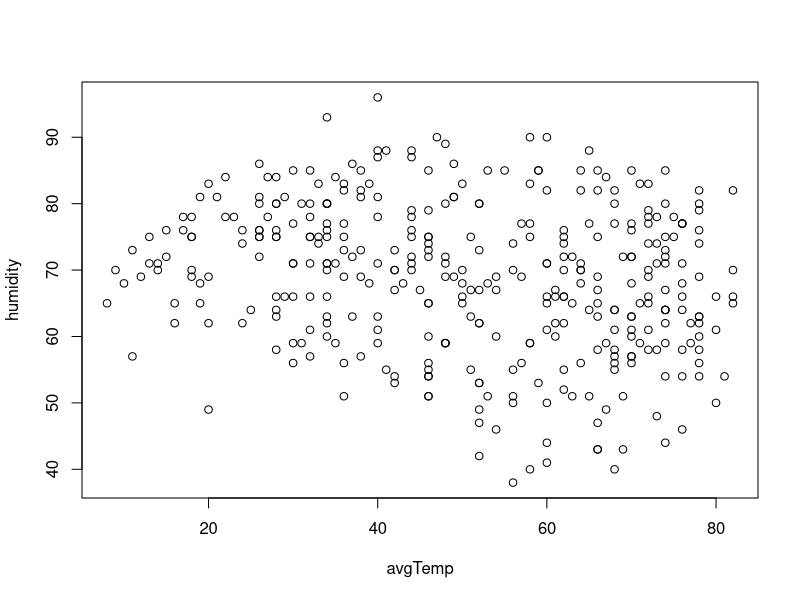
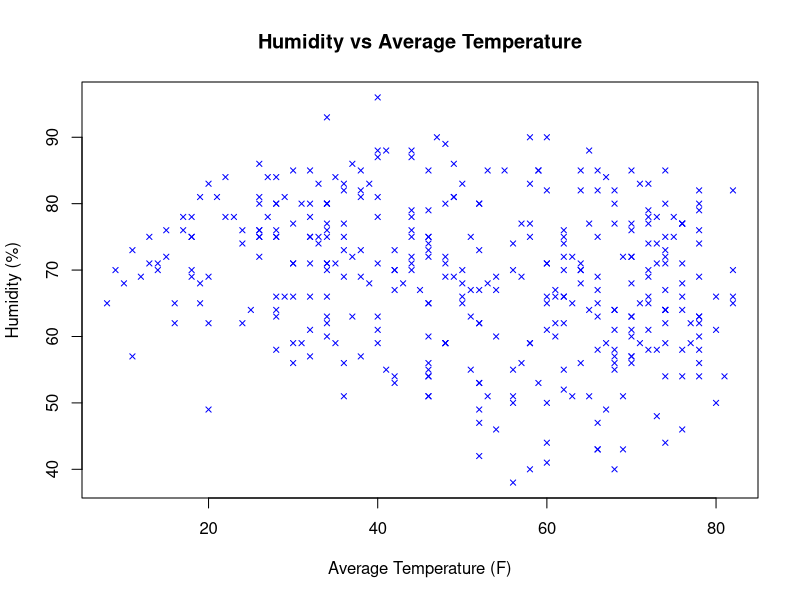
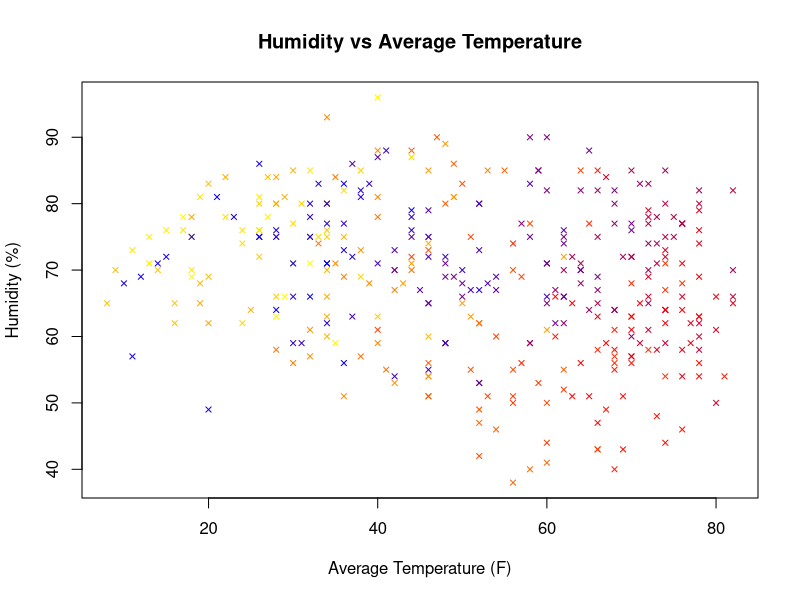
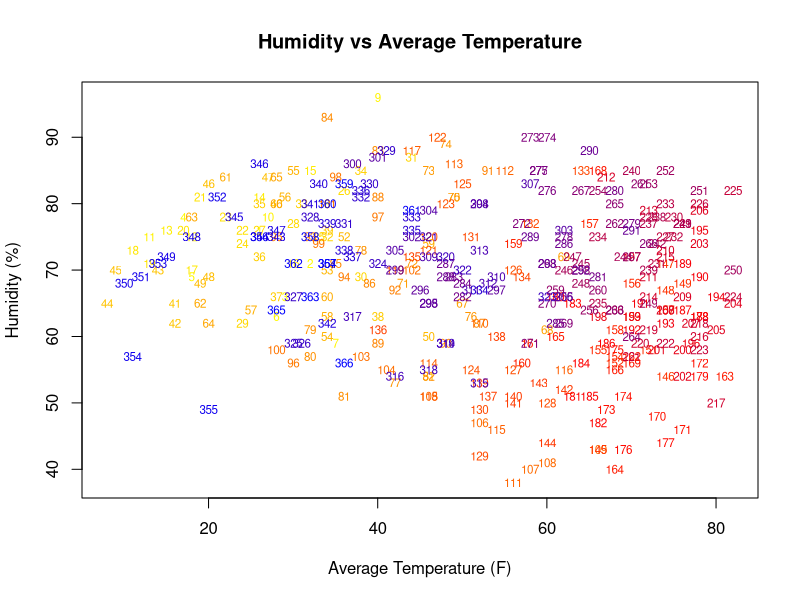
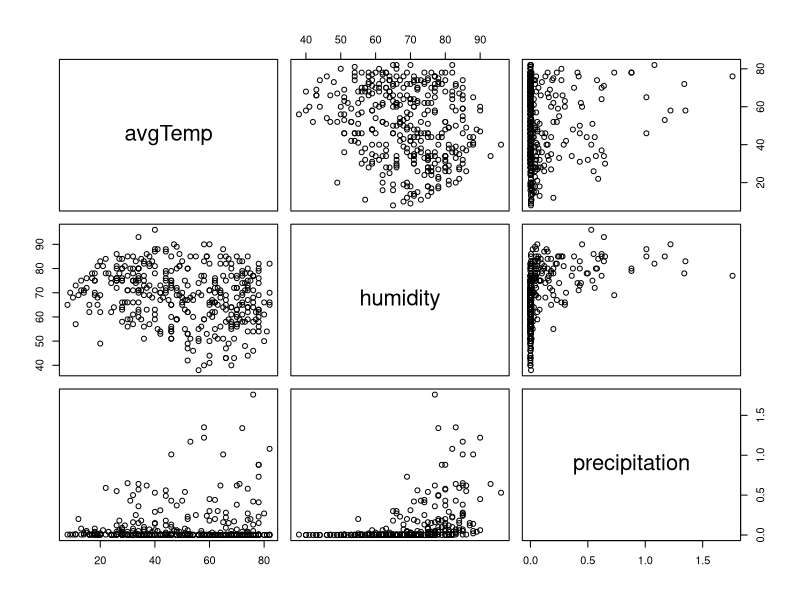
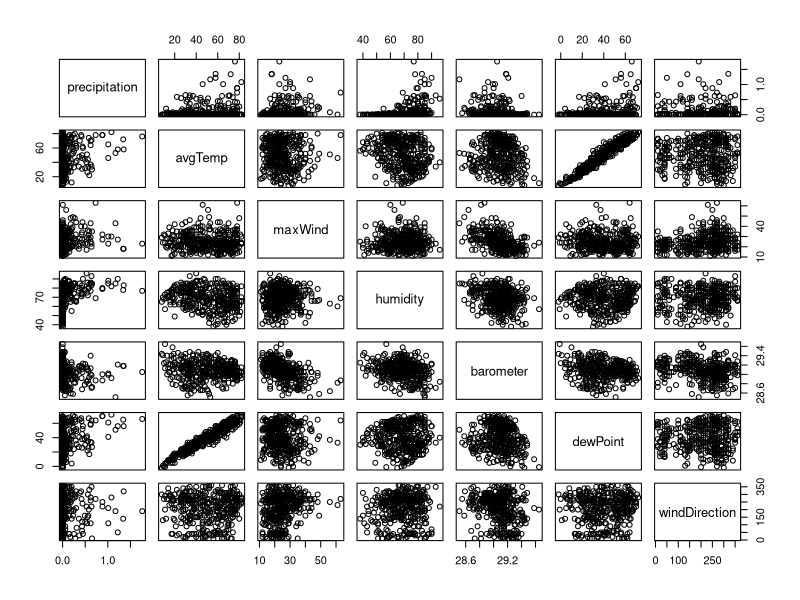
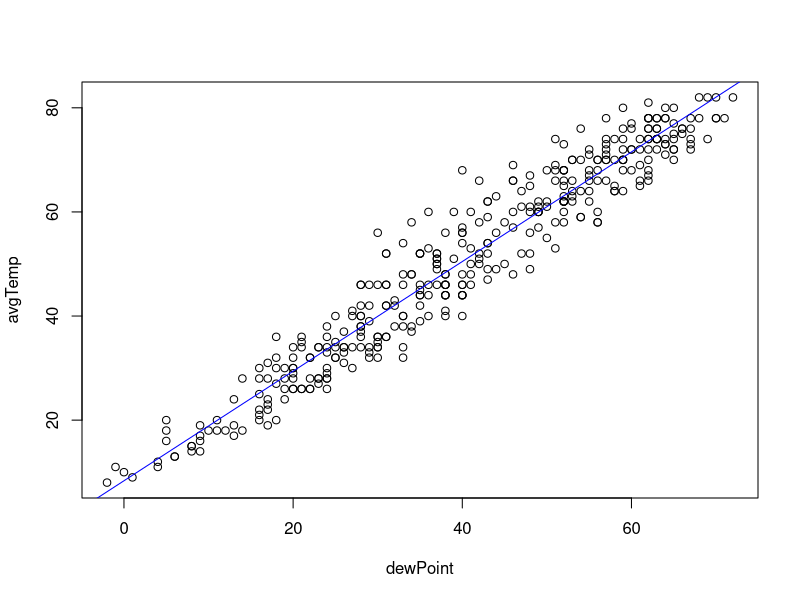
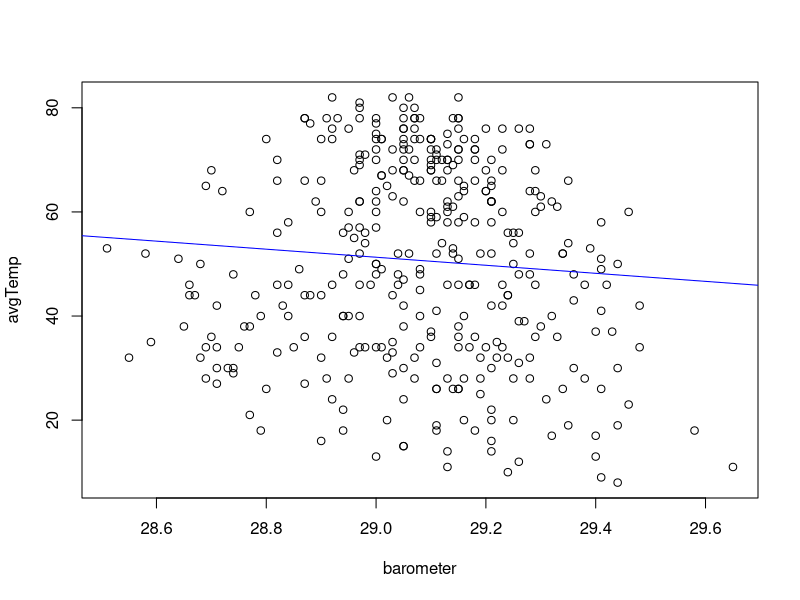

Write the R code that produced these figures, in order.
{
  rm(list=ls()); options(show.error.locations = TRUE);  

  # Get weather data for 2016 in Lansing, MI
  lansing2016Weather = read.csv(file="data/LansingNOAA2016.csv");

  
  # Get weather data a second time -- this time treats strings as strings - not factors
  lansing2016Weather = read.csv(file="data/LansingNOAA2016.csv",
                               stringsAsFactors = FALSE);
  
  # Extract the various parts of the weather data and save each to a vector
  date = lansing2016Weather[,"date"];
  eventData = lansing2016Weather[,"weatherType"];
  avgTemp = lansing2016Weather[,"avgTemp"];
  tempDept = lansing2016Weather[,"tempDept"]; 
  precipitation = lansing2016Weather[,"precip"]; 
  humidity = lansing2016Weather[,"relHum"];
  barometer = lansing2016Weather[,"stnPressure"];
  dewPoint = lansing2016Weather[,"dewPoint"];
  avgWind = lansing2016Weather[,"windSpeed"];
  maxWind = lansing2016Weather[,"windPeakSpeed"]; 
  windDirection = lansing2016Weather[,"windPeakDir"];
  sunrise = lansing2016Weather[,"sunrise"];
  sunset = lansing2016Weather[,"sunset"];
   
  # Change all Trace precip value to 0.005 
  for(i in 1:366)
  {
    if(precipitation[i] == "T")
    {
      precipitation[i] = 0.005;
    }
  }
  
  # Convert precipitation into a numeric vector
  precipitation = as.numeric(precipitation);
   
  # Create a scatterplot between two of the variables
  plot(formula=humidity~avgTemp);
  
  # Make modifications to the plot
  plot(formula=humidity~avgTemp,
      xlab="Average Temperature (F)", ylab="Humidity (%)",
      main="Humidity vs Average Temperature",
      pch=4, col="blue", cex=0.7  );
  
  # EXTENSION -- change the colors of the points to reflect the points in the year
  colfunc<-colorRampPalette(c("yellow", "red", "blue"));
  plot(formula=humidity~avgTemp,
       xlab="Average Temperature (F)", ylab="Humidity (%)",
       main="Humidity vs Average Temperature",
       pch=4, col=colfunc(366), cex=0.7  );
    
  # EXTENSION -- use numbers instead of points
  # might want to expand graph or pop it out to see the numbers
  plot(formula=humidity~avgTemp, type="n",
       xlab="Average Temperature (F)", ylab="Humidity (%)",
       main="Humidity vs Average Temperature");
   
  # EXTENSION -- use numbers instead of points in the scatterplot
  text(x=avgTemp, y=humidity, labels=1:366, cex= 0.7, col=colfunc(366))
  
  
  # create a scatterplot of multiple variables
  pairs(formula=~avgTemp+humidity+precipitation);  
  
  # you can be ridulous with the scatterplots...
  pairs(formula=~precipitation+avgTemp+maxWind+humidity+barometer+dewPoint+windDirection);  #  
  
  # focus on avgTemp vs dewPoint and do a linear model between them
  plot(formula=avgTemp~dewPoint);
  model = lm(avgTemp~dewPoint);
  
  # do a summary of the linear regression model -- shows definite relationship
  print(summary(model)); 
  
  # add the regression line to the plot
  abline(model, col="blue");
  

  # focus on avgTemp vs barometer and do a linear model between them
  plot(formula=avgTemp~barometer);
  model2 = lm(avgTemp~barometer);
  abline(model2, col="blue");  # add the regression line to the plot
  print(summary(model2));      # summary shows no relationship

  # create a new data frame with the formatted data
  formattedData = data.frame(date, eventData, avgTemp, tempDept, 
                             precipitation, humidity, barometer,
                             dewPoint, avgWind, maxWind, 
                             windDirection, sunrise, sunset);  # check the avgWind

  # write the new data frame to a csv file
  write.csv(x=formattedData,
            file="data/LansingNOAA2016Formatted.csv",
            row.names = TRUE );
  
  
}